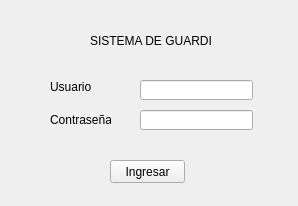
<?xml version="1.0" encoding="UTF-8"?>
<ui version="4.0">
 <class>Form</class>
 <widget class="QWidget" name="Form">
  <property name="geometry">
   <rect>
    <x>0</x>
    <y>0</y>
    <width>298</width>
    <height>206</height>
   </rect>
  </property>
  <property name="windowTitle">
   <string>Form</string>
  </property>
  <widget class="QPushButton" name="pushButton">
   <property name="geometry">
    <rect>
     <x>110</x>
     <y>160</y>
     <width>75</width>
     <height>23</height>
    </rect>
   </property>
   <property name="text">
    <string>Ingresar</string>
   </property>
  </widget>
  <widget class="QLabel" name="label">
   <property name="geometry">
    <rect>
     <x>50</x>
     <y>80</y>
     <width>47</width>
     <height>13</height>
    </rect>
   </property>
   <property name="text">
    <string>Usuario</string>
   </property>
  </widget>
  <widget class="QLabel" name="label_2">
   <property name="geometry">
    <rect>
     <x>50</x>
     <y>110</y>
     <width>61</width>
     <height>20</height>
    </rect>
   </property>
   <property name="text">
    <string>Contraseña</string>
   </property>
  </widget>
  <widget class="QLineEdit" name="user">
   <property name="geometry">
    <rect>
     <x>140</x>
     <y>80</y>
     <width>113</width>
     <height>20</height>
    </rect>
   </property>
  </widget>
  <widget class="QLineEdit" name="passw">
   <property name="geometry">
    <rect>
     <x>140</x>
     <y>110</y>
     <width>113</width>
     <height>20</height>
    </rect>
   </property>
   <property name="text">
    <string/>
   </property>
   <property name="echoMode">
    <enum>QLineEdit::Password</enum>
   </property>
  </widget>
  <widget class="QLabel" name="label_3">
   <property name="geometry">
    <rect>
     <x>90</x>
     <y>30</y>
     <width>121</width>
     <height>21</height>
    </rect>
   </property>
   <property name="text">
    <string>SISTEMA DE GUARDIAS</string>
   </property>
  </widget>
 </widget>
 <resources/>
 <connections/>
</ui>
